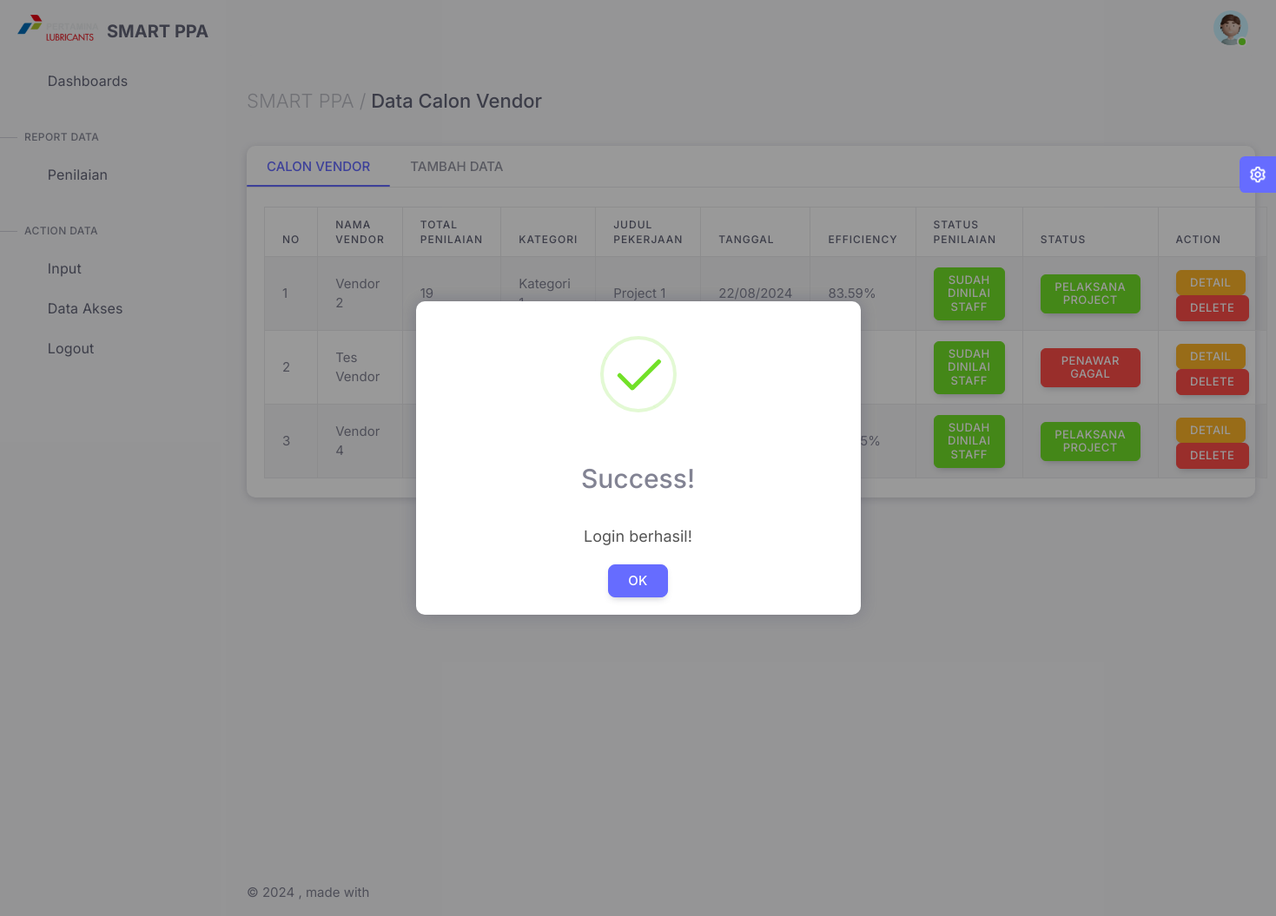
The app's page /admin/calon-vendor.php (signed in) with its own data.
### tables this page shows
CREATE TABLE `calonvendor` (
  `id_calonvendor` int NOT NULL,
  `id_procurement` int DEFAULT NULL,
  `id_project` int NOT NULL,
  `nama_vendor` varchar(255) NOT NULL,
  `tahapan_proses` varchar(255) NOT NULL,
  `tanggal` date NOT NULL,
  `oe` bigint NOT NULL,
  `penawaran` bigint NOT NULL,
  `eficiency` double NOT NULL,
  `point_1` int DEFAULT '0',
  `keterangan_1` text,
  `point_2` int DEFAULT '0',
  `keterangan_2` text,
  `point_3` int DEFAULT '0',
  `keterangan_3` text,
  `point_4` int DEFAULT '0',
  `keterangan_4` text,
  `point_5` int DEFAULT '0',
  `keterangan_5` text,
  `point_6` int DEFAULT '0',
  `keterangan_6` text,
  `point_7` int DEFAULT '0',
  `keterangan_7` text,
  `point_8` int DEFAULT '0',
  `keterangan_8` text,
  `point_9` int DEFAULT '0',
  `keterangan_9` text,
  `point_10` int DEFAULT '0',
  `keterangan_10` text,
  `point_11` int DEFAULT '0',
  `keterangan_11` text,
  `point_12` int DEFAULT '0',
  `keterangan_12` text,
  `point_13` int DEFAULT '0',
  `keterangan_13` text,
  `point_14` int DEFAULT '0',
  `keterangan_14` text,
  `point_15` int DEFAULT '0',
  `keterangan_15` text,
  `point_16` int DEFAULT '0',
  `keterangan_16` text,
  `point_17` int DEFAULT '0',
  `keterangan_17` text,
  `point_18` int DEFAULT '0',
  `keterangan_18` text,
  `point_19` int DEFAULT '0',
  `keterangan_19` text,
  `total_point` bigint DEFAULT '0',
  `status_point` enum('0','1') NOT NULL DEFAULT '0',
  `status_calon_vendor` enum('0','1','2') NOT NULL DEFAULT '0',
  `kontrak` bigint DEFAULT NULL
);

CREATE TABLE `kategori` (
  `id_kategori` int NOT NULL,
  `nama_kategori` varchar(255) NOT NULL
);

CREATE TABLE `project` (
  `id_project` int NOT NULL,
  `id_kategori` int NOT NULL,
  `id_divisi` int NOT NULL,
  `nama_project` varchar(255) NOT NULL,
  `status` enum('0','1') NOT NULL DEFAULT '0'
);

### admin/calon-vendor.php (the view, shortened to what this page needs)
<?php
include '../koneksi.php';
$no = 1;
$data = mysqli_query($koneksi, 'SELECT c.*, p.nama_project, k.nama_kategori FROM calonvendor c JOIN project p ON c.id_project = p.id_project JOIN kategori k ON p.id_kategori = k.id_kategori');
?>
<?php include 'header.php'; ?>
<div class="container-xxl flex-grow-1 container-p-y">
    <h4 class="py-3 mb-4"><span class="text-muted fw-light">SMART PPA /</span> Data Calon Vendor</h4>
    <div class="card mb-4">
        <div class="card-header p-0">
            <div class="nav-align-top">
                <ul class="nav nav-tabs" role="tablist">
                    <li class="nav-item" role="presentation">
                        <button type="button" class="nav-link waves-effect active" role="tab" data-bs-toggle="tab"
                            data-bs-target="#navs-top-home" aria-controls="navs-top-home" aria-selected="false"
                            tabindex="-1">
                            Calon Vendor
                        </button>
                    </li>
                    <li class="nav-item" role="presentation">
                        <button type="button" class="nav-link waves-effect" role="tab" data-bs-toggle="tab"
                            data-bs-target="#navs-top-profile" aria-controls="navs-top-profile" aria-selected="true">
                            Tambah Data
                        </button>
                    </li>
                    <span class="tab-slider" style="left: 91.1528px; width: 107.111px; bottom: 0px;"></span>
                </ul>
            </div>
        </div>
        <div class="card-body">
            <div class="tab-content p-0">
                <div class="tab-pane fade active show" id="navs-top-home" role="tabpanel">
                    <table id="example1" class="table table-striped table-bordered">
                        <thead>
                            <tr>
                                <th>No</th>
                                <th>Nama Vendor</th>
                                <th>Total Penilaian</th>
                                <th>Kategori</th>
                                <th>Judul Pekerjaan</th>
                                <th>Tanggal</th>
                                <th>Efficiency</th>
                                <th>Status Penilaian</th>
                                <th>Status</th>
                                <th>Action</th>
                            </tr>
                        </thead>
                        <tbody>
                            <?php while($d = mysqli_fetch_array($data)) : ?>
                            <tr>
                                <td><?= $no++ ?></td>
                                <td><?= $d['nama_vendor'] ?></td>
                                <td><?= $d['total_point'] ? $d['total_point'] : '-' ?></td>
                                <td><?= $d['nama_kategori'] ?></td>
                                <td><?= $d['nama_project'] ?></td>
                                <td><?= date('d/m/Y', strtotime($d['tanggal'])) ?></td>
                                <td><?= $d['eficiency'] ?>%</td>
                                <?php if ($d['status_point'] == 0) :?>
                                <td><button class="btn btn-danger btn-sm">Belum dinilai staff</button></td>
                                <?php elseif ($d['status_point'] == 1) :?>
                                <td><button class="btn btn-success btn-sm">Sudah dinilai staff</button></td>
                                <?php endif;?>
                                <?php if ($d['status_calon_vendor'] == 0) :?>
                                <td><button class="btn btn-warning btn-sm">Menunggu Seleksi</button></td>
                                <?php elseif ($d['status_calon_vendor'] == 1) :?>
                                <td><button class="btn btn-danger btn-sm">Penawar gagal</button></td>
                                <?php elseif ($d['status_calon_vendor'] == 2) :?>
                                <td><button class="btn btn-success btn-sm">Pelaksana Project</button></td>
                                <?php endif;?>
                                <td>
                                    <a href="calon-vendor-detail.php?id=<?= $d['id_calonvendor'] ?>"
                                        class="btn btn-warning btn-sm mt-1">
                                        Detail
                                    </a>
                                    <form action="calon-vendor.php" method="POST"
                                        id="delete-form-<?= $d['id_calonvendor'] ?>" style="display: inline;">
                                        <button type="button" class="btn btn-danger btn-sm confirm-text"
                                            data-form-id="<?= $d['id_calonvendor'] ?>">
                                            <i class="fas fa-trash"></i> Delete
                                        </button>
                                    </form>
                                </td>
                            </tr>
                            <?php endwhile;?>
                        </tbody>
                    </table>
                </div>
            </div>
        </div>
    </div>
</div>
<?php include 'footer.php'; ?>

### admin/header.php (shortened to what this page needs)
<!doctype html>
<html lang="en" class="light-style layout-navbar-fixed layout-menu-fixed layout-compact" dir="ltr" data-theme="theme-default" data-assets-path="../assets/" data-template="vertical-menu-template">
<head>
    <link rel="stylesheet" href="../assets/vendor/fonts/materialdesignicons.css" />
    <link rel="stylesheet" href="../assets/vendor/fonts/flag-icons.css" />
    <link rel="stylesheet" href="../assets/vendor/libs/node-waves/node-waves.css" />
    <link rel="stylesheet" href="../assets/vendor/css/rtl/core.css" class="template-customizer-core-css" />
    <link rel="stylesheet" href="../assets/vendor/css/rtl/theme-default.css" class="template-customizer-theme-css" />
    <link rel="stylesheet" href="../assets/css/demo.css" />
    <link rel="stylesheet" href="../assets/vendor/libs/perfect-scrollbar/perfect-scrollbar.css" />
    <link rel="stylesheet" href="../assets/vendor/libs/typeahead-js/typeahead.css" />
    <link rel="stylesheet" href="../assets/vendor/libs/quill/editor.css" />
    <link rel="stylesheet" href="../assets/vendor/libs/bootstrap-select/bootstrap-select.css" />
    <link rel="stylesheet" href="../assets/vendor/libs/datatables-bs5/datatables.bootstrap5.css" />
    <link rel="stylesheet" href="../assets/vendor/libs/datatables-responsive-bs5/responsive.bootstrap5.css" />
    <link rel="stylesheet" href="../assets/vendor/libs/datatables-checkboxes-jquery/datatables.checkboxes.css" />
    <link rel="stylesheet" href="../assets/vendor/libs/datatables-buttons-bs5/buttons.bootstrap5.css" />
    <link rel="stylesheet" href="../assets/vendor/libs/select2/select2.css" />
    <link rel="stylesheet" href="../assets/vendor/libs/quill/katex.css" />
    <link rel="stylesheet" href="../assets/vendor/libs/toastr/toastr.css" />
    <link rel="stylesheet" href="../assets/vendor/libs/sweetalert2/sweetalert2.css" />
    <link rel="stylesheet" href="../assets/vendor/libs/datatables-rowgroup-bs5/rowgroup.bootstrap5.css" />
    <link rel="stylesheet" href="../assets/vendor/css/pages/app-logistics-dashboard.css" />
</head>
<body>
    <div class="layout-wrapper layout-content-navbar">
        <div class="layout-container">
            <aside id="layout-menu" class="layout-menu menu-vertical menu bg-menu-theme">
                <div class="app-brand demo">
                    <a href="" class="app-brand-link">
                        <span class="app-brand-logo demo">
                            <img src="../assets/img/logo-2.png" style="width:95px;">
                        </span>
                        <span class="app-brand-text demo menu-text fw-bold ms-2 mt-2">SMART PPA</span>
                    </a>
                </div>
                <?php
                    $current_page = basename($_SERVER['PHP_SELF']);
                ?>
                <ul class="menu-inner py-1">
                    <li class="menu-item <?php echo ($current_page == 'index.php') ? 'active' : ''; ?>">
                        <a href="index.php" class="menu-link">
                            <i class="menu-icon tf-icons mdi mdi-home-outline"></i>
                            <div>Dashboards</div>
                        </a>
                    </li>
                    <li class="menu-header fw-medium mt-4">
                        <span class="menu-header-text">Report Data</span>
                    </li>
                    <li class="menu-item <?php echo ($current_page == 'penilaian.php') ? 'active' : ''; ?>">
                        <a href="penilaian.php" class="menu-link">
                            <i class="menu-icon tf-icons mdi mdi-calendar-edit"></i>
                            <div>Penilaian</div>
                        </a>
                    </li>
                    <li class="menu-header fw-medium mt-4">
                        <span class="menu-header-text">Action Data</span>
                    </li>
                    <li class="menu-item" style="">
                        <a href="javascript:void(0);" class="menu-link menu-toggle waves-effect">
                            <i class="menu-icon mdi mdi-plus-box-multiple-outline"></i>
                            <div>Input</div>
                        </a>
                        </li>
                    <li class="menu-item" style="">
                        <a href="javascript:void(0);" class="menu-link menu-toggle waves-effect">
                            <i class="menu-icon mdi mdi-camera-account"></i>
                            <div>Data Akses</div>
                        </a>
                    </li>
                    <li class="menu-item">
                        <a href="?action=logout" class="menu-link">
                            <i class="menu-icon tf-icons mdi mdi-logout"></i>
                            <div>Logout</div>
                        </a>
                    </li>
                </ul>
            </aside>
            <div class="layout-page">
                <nav class="layout-navbar container-xxl navbar navbar-expand-xl navbar-detached align-items-center bg-navbar-theme" id="layout-navbar">
                    <div class="navbar-nav-right d-flex align-items-center" id="navbar-collapse">
                        <ul class="navbar-nav flex-row align-items-center ms-auto">
                            <li class="nav-item navbar-dropdown dropdown-user dropdown">
                                <a class="nav-link dropdown-toggle hide-arrow" href="javascript:void(0);" data-bs-toggle="dropdown">
                                    <div class="avatar avatar-online">
                                        <img src="../uploads/<?php echo $_SESSION['foto'] ?>" class="w-px-40 h-auto rounded-circle">
                                    </div>
                                </a>
                            </li>
                        </ul>
                    </div>
                </nav>
                <div class="content-wrapper">

### admin/footer.php (shortened to what this page needs)
            </div>
            <footer class="content-footer footer bg-footer-theme">
              <div class="container-xxl">
                <div
                  class="footer-container d-flex align-items-center justify-content-between py-3 flex-md-row flex-column">
                  <div class="mb-2 mb-md-0">
                    ©
                    , made with <span class="text-danger"><i class="tf-icons mdi mdi-heart"></i></span>
                  </div>
                </div>
              </div>
            </footer>
          </div>
        </div>
      </div>
    <link rel="stylesheet" href="../assets/vendor/libs/toastr/toastr.js" />
  </body>
</html>

### assets/css/demo.css (style rules this page uses)
.light-style .menu .app-brand.demo { height: 64px; }
.app-brand-text.demo { font-size: 1.25rem; }
.layout-navbar-fixed .layout-wrapper:not(.layout-without-menu) .layout-page { padding-top: 64px !important; }

### records on screen
calonvendor: nama_vendor "Vendor 2", total_point "19", kategori.nama_kategori "Kategori…", id_project.nama_project "Project 1", tanggal "22/08/2024", eficiency "83.59", status_point "SUDAH DINILAI STAFF", status_calon_vendor "PELAKSANA PROJECT"
calonvendor: nama_vendor "Tes Vendor", status_point "SUDAH DINILAI STAFF", status_calon_vendor "PENAWAR GAGAL"
calonvendor: nama_vendor "Vendor 4", status_point "SUDAH DINILAI STAFF", status_calon_vendor "PELAKSANA PROJECT"
